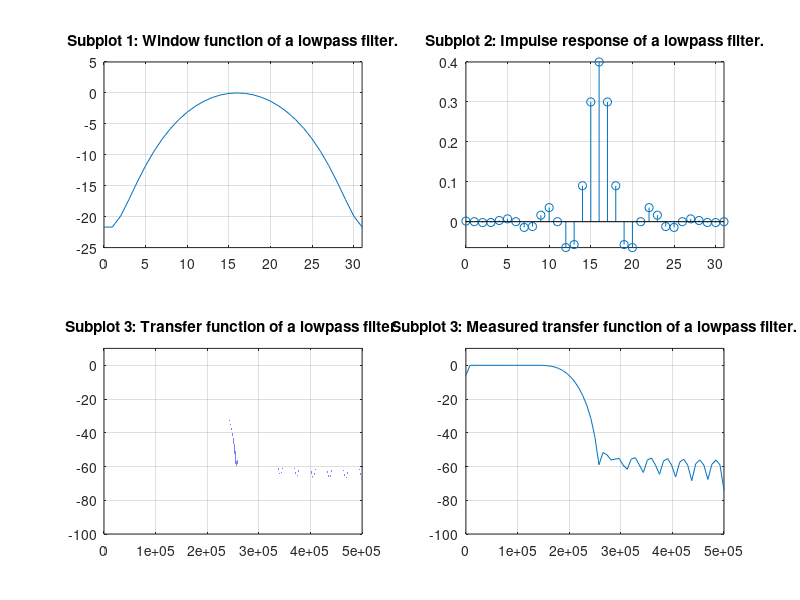

Source code (MATLAB):
clear all;
clc;

%%%%%%%%%%%%%%%%%%%%%%%%%%%%%%%%%%%%%%%%%%%%%%%%%%%%%%%%%%%%%%%%%%%%%%%%%%%
% Lowpass filter (LPF)
% Order (N-1), sampling frequency (Fs), cutoff frequency (Fc).
N = 32;
Fs = 1e6;
Fc = 200e3;

% Normalised cutoff frequency of a lowpass filter (Wc).
Wc = 2 * pi * Fc / Fs;

% Filter indexes (n and m).
n = [0:N-1];
m = N/2;

% Calculation of coefficients of Hamming window (w).
for i = 1:N

    w(i) = 0.54 + 0.46 * cos((2 * pi * (n(i) - m)) / (N - 1));

end

% Calculation of impulse response of FIR filter (h).
for i = 1:N

    if i == N/2 + 1
        
        h(i) = Wc / pi;
    
    else

        h(i) =  sin(Wc * (n(i) - m)) / (pi * (n(i) - m));

    end  

end

% Applying window to the calculated impulse response (h).
h = h .* w;

% Calculation of transfer function of the filter (H).
step = 1;
f = [0:step:Fs/2];

for i = 1:length(f)

    Hlp(i) = sum(h .* exp(-1j * 2 * pi * f(i) .* (n - m) / Fs));

end

%%%%%%%%%%%%%%%%%%%%%%%%%%%%%%%%%%%%%%%%%%%%%%%%%%%%%%%%%%%%%%%%%%%%%%%%%%%
% Plots
% Transfer function plots for every filter topology.
figure;

subplot(2, 2, 1);
xmin = 0; xmax = N-1; ymin = -25; ymax = 5;
plot(n, 20*log10(w));
title('Subplot 1: Window function of a lowpass filter.');
grid on;
axis([xmin xmax ymin ymax]);

subplot(2, 2, 2);
xmin = 0; xmax = N-1; ymin = min(h); ymax = max(h);
stem(n, h);
title('Subplot 2: Impulse response of a lowpass filter.');
grid on;
axis([xmin xmax ymin ymax]);

subplot(2, 2, 3);
xmin = 0; xmax = Fs/2; ymin = -100; ymax = 10;
plot(f, 20*log10(abs(Hlp)));
title('Subplot 3: Transfer function of a lowpass filter.');
grid on;
axis([xmin xmax ymin ymax]);

load('filter_output.mat');
L = 128;
f_fft = Fs * (0:(L/2)) / L;
fft_spectrum = fft(s);
fft_spectrum = abs(fft_spectrum / L);
fft_spectrum = fft_spectrum(1:L/2+1);
fft_spectrum(2:end-1) = 2*fft_spectrum(2:end-1);

subplot(2, 2, 4);
xmin = 0; xmax = Fs/2; ymin = -100; ymax = 10;
plot(f_fft, 20*log10(fft_spectrum / max(fft_spectrum)));
title('Subplot 3: Measured transfer function of a lowpass filter.');
grid on;
axis([xmin xmax ymin ymax]);